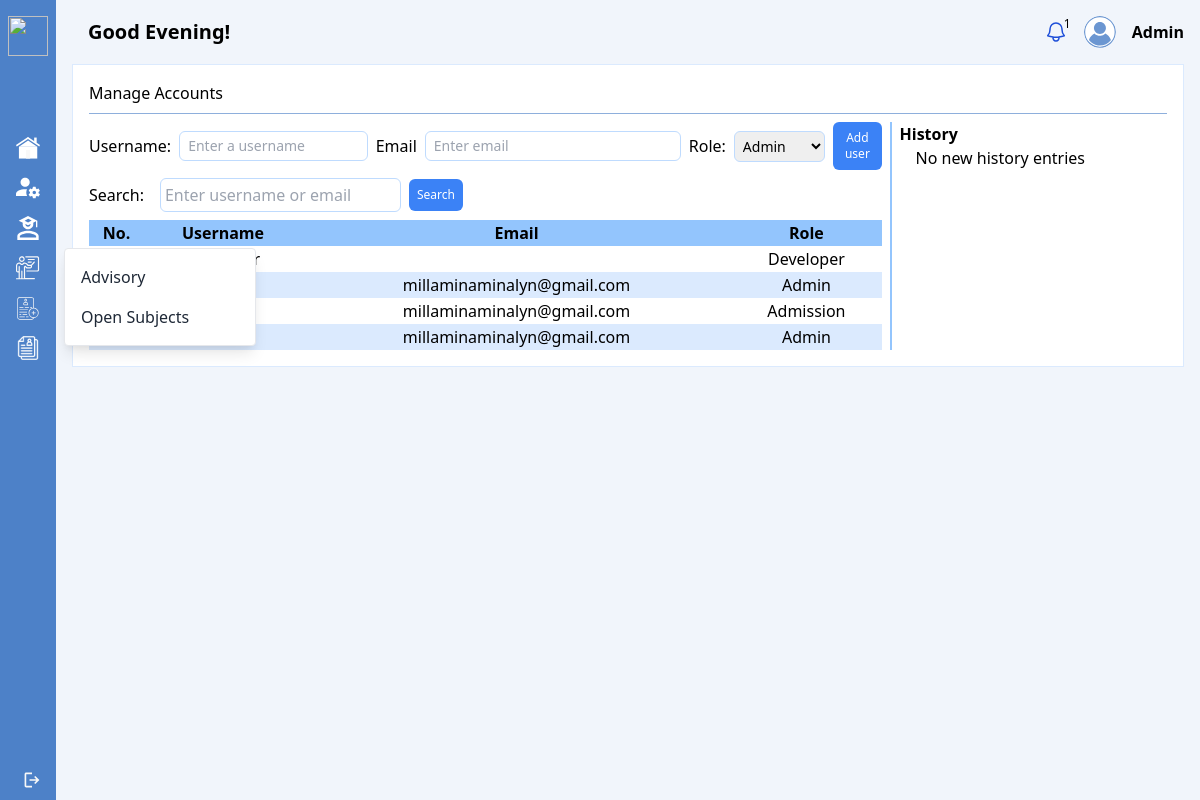
/admin/account-management.php (signed in), run on the app's committed database.
### tables this page shows
CREATE TABLE `usertbl` (
  `id` int(11) NOT NULL,
  `username` varchar(255) DEFAULT NULL,
  `email` varchar(255) DEFAULT NULL,
  `password` varchar(255) DEFAULT NULL,
  `usertype` varchar(255) DEFAULT NULL
);

### admin/account-management.php (the view, shortened to what this page needs)
<?php
    $usertype = $_SESSION['usertype'];
    include '../php/conn.php';
    $search = isset($_GET['search']) ? mysqli_real_escape_string($conn, $_GET['search']) : '';
    $selectQuery = "SELECT id, username, email, usertype FROM usertbl";
    if (!empty($search)) {
        $selectQuery .= " WHERE username LIKE ? OR email LIKE ?";
        $stmt = mysqli_prepare($conn, $selectQuery);
        $searchParam = "%{$search}%";
        mysqli_stmt_bind_param($stmt, "ss", $searchParam, $searchParam);
        mysqli_stmt_execute($stmt);
        $result = mysqli_stmt_get_result($stmt);
        $users = mysqli_fetch_all($result, MYSQLI_ASSOC);
        mysqli_stmt_close($stmt);
    } else {
        $result = mysqli_query($conn, $selectQuery);
        $users = $result ? mysqli_fetch_all($result, MYSQLI_ASSOC) : [];
    }
    $groupedHistory = [];
    if (isset($_GET['search'])) {
        $searchValue = htmlspecialchars($_GET['search']);
    } else {
        $searchValue = '';
    }
?>
<!DOCTYPE html>
<html lang="en">
<head>
    <link href="https://cdn.jsdelivr.net/npm/tailwindcss@2.2.19/dist/tailwind.min.css" rel="stylesheet">
</head>
<body class="font-[roboto-serif]" style="background: rgba(118, 163, 224, 0.1);">
    <div class="w-full flex justify-start">
        <div>
            <?php include './sidebar.php'; ?>
        </div>
        <div class="w-full py-4 px-4">
            <div class="mb-4">
                <?php include './topbar.php'; ?>
            </div>
            <div class="w-full bg-white p-4 border border-blue-100 gap-2">
                <div>
                    Manage Accounts
                </div>
                <hr class="w-full h-px my-2 border-0 dark:bg-gray-700" style="background-color: #8EAFDC;">
                <div class="w-full flex justify-start gap-2">
                    <div class="w-3/4 border-r-2 border-blue-300 gap-2 grid pr-2">
                        <div>
                            <form action="" method="post" onsubmit="return validateForm()">
                                <div class="flex justify-start items-center gap-2 text-base">
                                    <div>
                                        Username:
                                    </div>
                                    <div class="text-sm p-1 border border-blue-200 rounded-md w-64 text-xs">
                                        <input type="text" id="username" name="username" autocomplete="username" placeholder="Enter a username" class="px-1 w-full">
                                    </div>
                                    <div class="flex justify-start gap-2 items-center">
                                        <div>Email</div>
                                        <div class="w-64 text-sm p-1 border border-blue-200 rounded-md flex justify-between items-center relative gap-2">
                                            <input type="text" name="email" id="email" class="px-1 w-full" autocomplete="email" onblur="validateEmail()" placeholder="Enter email">
                                        </div>
                                    </div>
                                    <div class="flex justify-start gap-2 items-center">
                                        <div>Role:</div>
                                        <div>
                                            <select name="usertype" id="roleMenu" class="text-sm p-1 border border-blue-200 rounded-md w-full"></select>
                                        </div>
                                    </div>
                                    <div>
                                        <button class="p-2 bg-blue-500 rounded-md text-xs text-white hover:bg-blue-700">Add user</button>
                                    </div>
                                </div>
                            </form>
                        </div>
                        <div class="flex justify-start items-center gap-2">
                            <form action="<?= $_SERVER['PHP_SELF'] ?>" method="get" class="flex items-center gap-2">
                                <label for="search" class="mr-2">Search:</label>
                                <input type="text" id="search" name="search" class="p-1 border border-blue-200 rounded-md" placeholder="Enter username or email" value="<?= $searchValue; ?>">
                                <?php if (!empty($searchValue)): ?>
                                    <button type="submit" class="p-2 bg-red-500 rounded-md text-xs text-white hover:bg-red-700" name="clearSearch">Clear</button>
                                <?php else: ?>
                                    <button type="submit" class="p-2 bg-blue-500 rounded-md text-xs text-white hover:bg-blue-700">Search</button>
                                <?php endif; ?>
                            </form>
                        </div>
                        <div>
                            <table class="table-auto w-full">
                                <thead>
                                    <tr class="px-2 py-1 bg-blue-300">
                                        <th class="text-center">No.</th>
                                        <th class="text-center">Username</th>
                                        <th class="text-center">Email</th>
                                        <th class="text-center">Role</th>
                                    </tr>
                                </thead>
                                <tbody id="table-container">
                                    <?php foreach ($users as $index => $user): ?>
                                        <tr class="px-2 py-1 <?= $index % 2 === 0 ? 'bg-white-500' : 'bg-blue-100' ?>">
                                            <td class="text-center"><?= $index + 1; ?></td>
                                            <td class="text-center"><?= $user['username']; ?></td>
                                            <td class="text-center"><?= $user['email']; ?></td>
                                            <td class="text-center"><?= isset($user['usertype']) ? $user['usertype'] : ''; ?></td>
                                        </tr>
                                    <?php endforeach; ?>
                                </tbody>
                            </table>
                        </div>
                    </div>
                    <div class="w-1/4">
                        <div class="font-semibold">
                            History
                        </div>
                        <div class="w-full ml-4">
                            <?php if (!empty($groupedHistory)): ?>
                                <?php foreach ($groupedHistory as $date => $entries): ?>
                                    <div class="font-semibold mt-2"><?= formatDateHeading($date) ?></div>
                                    <?php foreach ($entries as $historyEntry): ?>
                                        <div><?= $historyEntry['action']; ?></div>
                                        <div class="text-xs text-gray-500"><?= date('F j, Y, g:i a', strtotime($historyEntry['datetime'])); ?></div>
                                        <hr class="my-2">
                                    <?php endforeach; ?>
                                <?php endforeach; ?>
                            <?php else: ?>
                                <div>No new history entries</div>
                            <?php endif; ?>
                        </div>
                    </div>
                </div>
            </div>
        </div>
    </div>
</body>
</html>

### admin/sidebar.php (shortened to what this page needs)
<?php
function hasAccess($allowedUserTypes, $currentUserType)
{
    return in_array($currentUserType, $allowedUserTypes);
}
?>
<!DOCTYPE html>
<html lang="en">
<head>
    <link href="https://cdn.jsdelivr.net/npm/tailwindcss@2.2.19/dist/tailwind.min.css" rel="stylesheet">
    <link rel="stylesheet" href="../assets/css/custom.css">
</head>
<body class="font-serif">
    <form action="../login/admin/logout.php">
        <div id="sidebar" class="flex flex-col justify-between sidebar w-56 h-screen ease-linear duration-500 cursor-pointer sidebar-default" style="background-color: #4D81C8;">
            <div>
                <div class="px-2 py-4 flex items-center justify-start">
                    <div class="logo-container">
                        <img src="../assets/svg/ollcLogoNoName.svg" class="logo w-10 h-10" alt="">
                    </div>
                </div>
                <div>
                    <div class="mt-14 ml-2">
                        <a href="dashboard.php" class="px-2 flex items-center justify-start h-10 gap-3">
                            <div class="logo-container">
                                <img src="../assets/svg/dashboard.svg" class="logo w-6 h-6" alt="">
                            </div>
                        </a>
                    </div>
                    <?php if (hasAccess(['Admin', 'Developer'], $usertype)) : ?>
                        <div class="ml-2">
                            <a href="account-management.php" class="px-2 flex items-center justify-start h-10 gap-3">
                                <div class="logo-container">
                                    <img src="../assets/svg/account-management.svg" class="logo w-6 h-6" alt="">
                                </div>
                            </a>
                        </div>
                    <?php endif; ?>
                    <?php if (hasAccess(['Admission', 'Admin', 'Developer'], $usertype)) : ?>
                        <div class="ml-2">
                            <a href="student-information.php" class="px-2 flex items-center justify-start h-10 gap-3">
                                <div class="logo-container">
                                    <img src="../assets/svg/student.svg" class="logo w-6 h-6" alt="">
                                </div>
                            </a>
                        </div>
                    <?php endif; ?>
                    <?php if (hasAccess(['Faculty', 'Admin', 'Developer'], $usertype)) : ?>
                        <div x-data="{ facultyDropdownOpen: false }" @mouseenter="facultyDropdownOpen = true" @mouseleave="facultyDropdownOpen = false" class="ml-2 relative">
                            <a href="#" class="px-2 flex items-center justify-start h-10 gap-3 cursor-pointer">
                                <div class="logo-container">
                                    <img src="../assets/svg/professor.svg" class="logo w-6 h-6" alt="">
                                </div>
                            </a>
                            <div x-show="facultyDropdownOpen" @click.away="facultyDropdownOpen = false" class="absolute top-0 left-full mt-0 ml-2 w-48 bg-white border rounded shadow-lg">
                                <div class="py-2">
                                    <a href="facultyAdvisory.php" class="block px-4 py-2 text-gray-800 hover:bg-gray-200">Advisory</a>
                                    <a href="facultyAdvisory.php" class="block px-4 py-2 text-gray-800 hover:bg-gray-200">Open Subjects</a>
                                </div>
                            </div>
                        </div>
                    <?php endif; ?>
                    <?php if (hasAccess(['Admin', 'Developer', 'College Registrar'], $usertype)) : ?>
                        <div class="ml-2">
                            <a href="enrollment-list.php" class="px-2 flex items-center justify-start h-10 gap-3">
                                <div class="logo-container">
                                    <img src="../assets/svg/enrollment-list.svg" class="logo w-6 h-6" alt="">
                                </div>
                            </a>
                        </div>
                    <?php endif; ?>
                    <?php if (hasAccess(['Admin', 'Developer', 'College Registrar'], $usertype)) : ?>
                        <div class="ml-2">
                            <a href="student-record.php" class="px-2 flex items-center justify-start h-10 gap-3">
                                <div class="logo-container">
                                    <img src="../assets/svg/student-record-icon.png" class="logo w-6 h-6" alt="">
                                </div>
                            </a>
                        </div>
                    <?php endif; ?>
                </div>
            </div>
            <div class="ml-2">
                <button onclick="logout()" class="px-2 flex items-center justify-start h-10 gap-3">
                    <div class="logo-container px-2 flex items-center justify-start h-10 gap-3">
                        <img src="../assets/svg/logout.svg" class="logo w-6 h-6" alt="">
                    </div>
                </button>
            </div>
        </div>
    </form>
</body>
</html>

### admin/topbar.php (shortened to what this page needs)
<!DOCTYPE html>
<html lang="en">
<head>
    <link href="https://cdn.jsdelivr.net/npm/tailwindcss@2.2.19/dist/tailwind.min.css" rel="stylesheet">
    <link rel="stylesheet" href="../assets/css/custom.css">
</head>
<body class="bg-gray-100">
    <?php
    $username = isset($_SESSION['username']) ? $_SESSION['username'] : '';
    $formattedUsername = ucfirst($username);
    function getGreeting()
    {
        $currentTime = date('H:i:s');
        $morningStart = '06:00:00';
        $afternoonStart = '12:00:00';
        $eveningStart = '18:00:00';
        if ($currentTime >= $morningStart && $currentTime < $afternoonStart) {
            return 'Good Morning!';
        } elseif ($currentTime >= $afternoonStart && $currentTime < $eveningStart) {
            return 'Good Afternoon!';
        } else {
            return 'Good Evening!';
        }
    }
    if (!empty($formattedUsername)) {
    ?>
        <div class="flex justify-between items-center max-w-screen pl-4">
            <div class="flex items-center gap-2">
                <div class="text-xl font-semibold">
                    <?php echo htmlspecialchars(getGreeting(), ENT_QUOTES, 'UTF-8'); ?>
                </div>
            </div>
            <div class="flex items-center gap-4 relative">
                <div>
                    <button id="notification-button" class="flex items-center" type="button">
                        <span>
                        </span>
                        <span class="absolute -mt-4 ml-4 rounded-full p-1 text-xs font-medium leading-none notification-counter">1</span>
                    </button>
                </div>
                <img src="../assets/svg/profile.svg" alt="Profile Picture" class="w-8 h-8 rounded-full cursor-pointer" id="profileImage">
                <div class="relative group">
                    <button class="text-base font-semibold focus:outline-none">
                        <?php echo htmlspecialchars($formattedUsername, ENT_QUOTES, 'UTF-8'); ?>
                    </button>
                </div>
            </div>
        </div>
    <?php } ?>
</body>
</html>

### data on the page
usertbl: usertype "Developer"
usertbl: email "millaminaminalyn@gmail.com", usertype "Admin"
usertbl: email "millaminaminalyn@gmail.com", usertype "Admission"
usertbl: email "millaminaminalyn@gmail.com", usertype "Admin"

### other printed values
getGreeting() "Good Evening!"
$formattedUsername "Admin"
